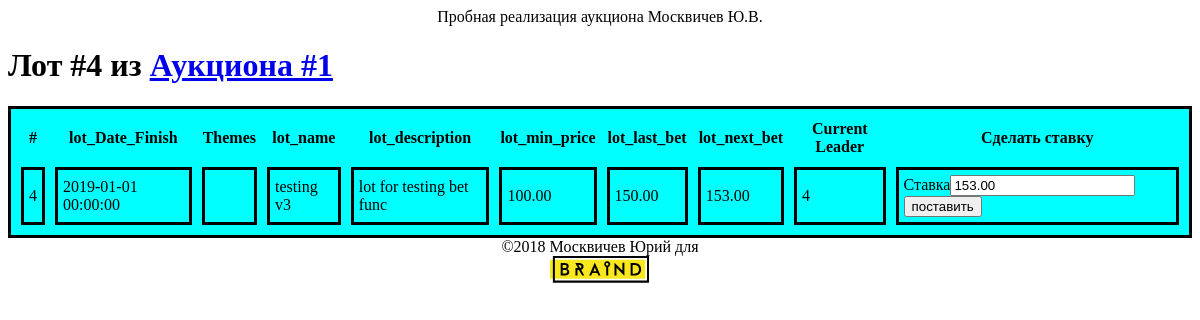
Page /lot.php/?id=4 on the committed database.
### tables this page shows
CREATE TABLE `lots` (
  `id_lot` int(11) NOT NULL AUTO_INCREMENT,
  `lot_Date_Finish` datetime NOT NULL,
  `lot_name` varchar(45) NOT NULL,
  `lot_description` varchar(256) NOT NULL,
  `lot_min_price` decimal(15,2) NOT NULL,
  `auction_id` int(11) NOT NULL,
  `lot_next_bet` decimal(15,2) NOT NULL,
  `lot_hidden_bet` decimal(15,2) NOT NULL,
  `lot_current_leader` int(11) DEFAULT NULL,
  `lot_last_bet` varchar(45) DEFAULT NULL,
  PRIMARY KEY (`id_lot`),
  KEY `fk_lot_auction_idx` (`auction_id`),
  KEY `fk_lots_1_idx` (`lot_current_leader`),
  CONSTRAINT `fk_lot_auction` FOREIGN KEY (`auction_id`) REFERENCES `auctions` (`id`) ON DELETE NO ACTION ON UPDATE NO ACTION,
  CONSTRAINT `fk_lots_1` FOREIGN KEY (`lot_current_leader`) REFERENCES `users` (`id_user`) ON DELETE NO ACTION ON UPDATE NO ACTION
);

### lot.php (called while the page is built, shortened)
<?php
    require_once("models/auction.php");
    require_once("models/lot.php");
    $link = db_connect();
    $lot = lot_get($link, $_GET['id']);
    include ("views/lot.php");
 ?>

### models/lot.php (called while the page is built, shortened)
<?php
    function lot_get($link, $id){
        $query = "SELECT * FROM lots WHERE  id_lot =".$id;
        $result = mysqli_query($link, $query);
        $lot = mysqli_fetch_assoc($result);
        return $lot;
    }
?>

### views/lot.php (the view, shortened to what this page needs)
<!DOCTYPE html>
<html>
    <head>
        <link rel="stylesheet" href="/style.css" />
    </head>
    <body>
        <?php include('views/header.php'); ?>
        <div>
                <h1>Лот #<?=$lot['id_lot']?> из <a href="/auction.php/?id=<?=$lot['auction_id']?>">Аукциона #<?=$lot['auction_id']?></a></h1>
        </div>
        <div>
            <table class="table_auction">
                <tr>
                    <th>#</th>
                    <th>lot_Date_Finish</th>
                    <th>Themes</th>
                    <th>lot_name</th>
                    <th>lot_description</th>
                    <th>lot_min_price</th>
                    <th>lot_last_bet</th>
                    <th>lot_next_bet</th>
                    <th>Current Leader</th>
                    <th>Сделать ставку</th>
                </tr>
                <tr>
                    <td><?=$lot['id_lot']?></td>
                    <td><?=$lot['lot_Date_Finish']?></td>
                    <td><?php foreach($themes=get_lot_themes($link, $lot['id_lot']) as $t): ?>
                        <?php endforeach ?></td>
                    <td><?=$lot['lot_name']?></td>
                    <td><?=$lot['lot_description']?></td>
                    <td><?=$lot['lot_min_price']?></td>
                    <td><?=$lot['lot_last_bet']?></td>
                    <td><?=$lot['lot_next_bet']?></td>
                    <td><?=$lot['lot_current_leader']?></td>
                    <td>
                    <?php
                        if ($_COOKIE != NULL):
                    ?>
                    <?php include('views/bet.php')?>
                    <?php else: ?>
                        echo "Чтобы сделать ставку  <a href='/register.php'>зарегистрируйтесь</a> или <a href='/login.php'>войдите</a>";
                    <?php endif ?>
                </td>
                </tr>
            </table>
        </div>
        <?php include('views/footer.php'); ?>
    </body>
</html>

### views/bet.php (shortened to what this page needs)
<form method="POST">
Ставка<input name='bet_size' type="number" step="0.01" value="<?=$lot['lot_next_bet']?>" required/>
<input name="submit" type="submit" value="поставить"/>
</form>

### style.css (style rules this page uses)
.table_auction { width: 100%; background-color: aqua; border: 3px solid black; border-color: black; border-collapse: none; border-spacing: 10px; }
td { border: 3px solid black; padding: 5px; }

### rows in the picture
lots: id_lot "4", auction "1", lot_Date_Finish "2019-01-01 00:00:00", lot_name "testing v3", lot_description "lot for testing bet func", lot_min_price "100.00", lot_last_bet "150.00", lot_next_bet "153.00", lot_current_leader "4", bet_size "153.00"
